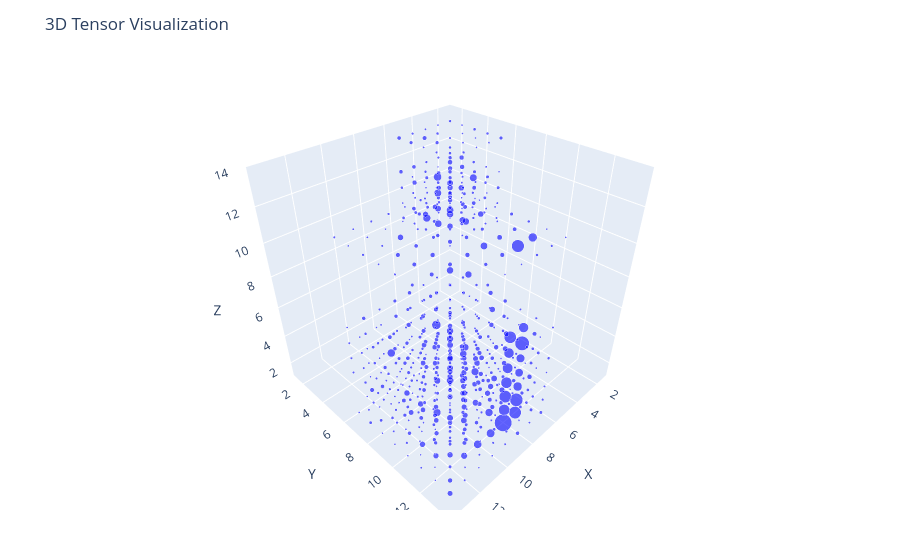

Notebook code for this chart:
### Code cell
face = toFaceCurveTensor(fdaTen)
plotTensor(face.tensor)

### Figure 1 — Plotly figure (JSON) as saved in the notebook; plotly's stock layout.template omitted (floating-point values rounded to 4 significant figures; data arrays with more than 128 entries replaced by an {"elided": "..."} marker saying what was removed)
{"data": [{"marker": {"color": "blue", "opacity": 0.6, "size": {"elided": "623 float values"}}, "mode": "markers", "type": "scatter3d", "x": {"elided": "623 int values"}, "y": {"elided": "623 int values"}, "z": {"elided": "623 int values"}}], "layout": {"margin": {"b": 50, "l": 50, "r": 50, "t": 60}, "scene": {"aspectmode": "cube", "xaxis": {"range": [1, 14], "title": "X"}, "yaxis": {"range": [1, 14], "title": "Y"}, "zaxis": {"range": [1, 14], "title": "Z"}}, "title": "3D Tensor Visualization"}}
